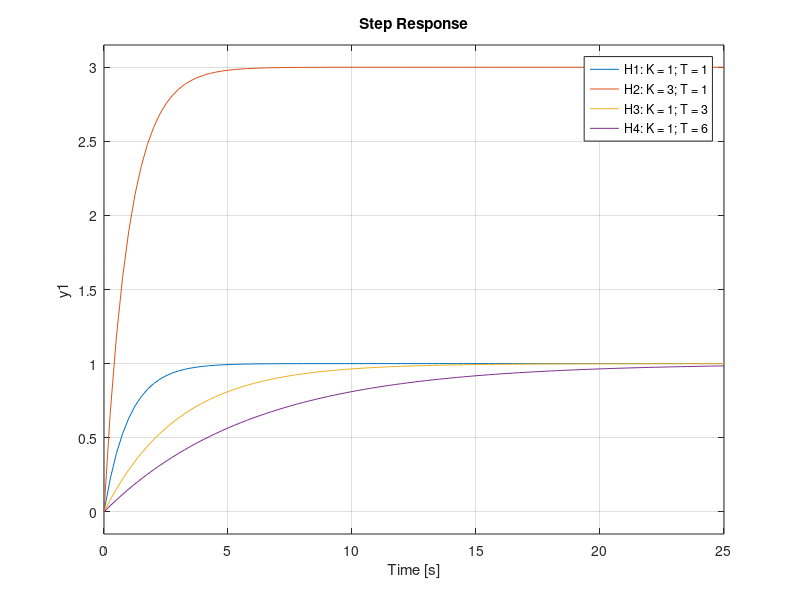

Reproduce this figure in MATLAB.
close all
clear all
clc

% introduceti functiile de transfer
K= 1; T = 1; sys1=tf(K, [T 1]);
K= 3; T = 1; sys2=tf(K, [T 1]);
K= 1; T = 3; sys3=tf(K, [T 1]);
K= 1; T = 6; sys4=tf(K, [T 1]);

% simulati raspunsul la treapta pentru 25 secunde
step(sys1 ,sys2 ,sys3 , sys4 ,25) , grid on
legend('H1: K = 1; T = 1', 'H2: K = 3; T = 1', 'H3: K = 1; T = 3', 'H4: K = 1; T = 6')